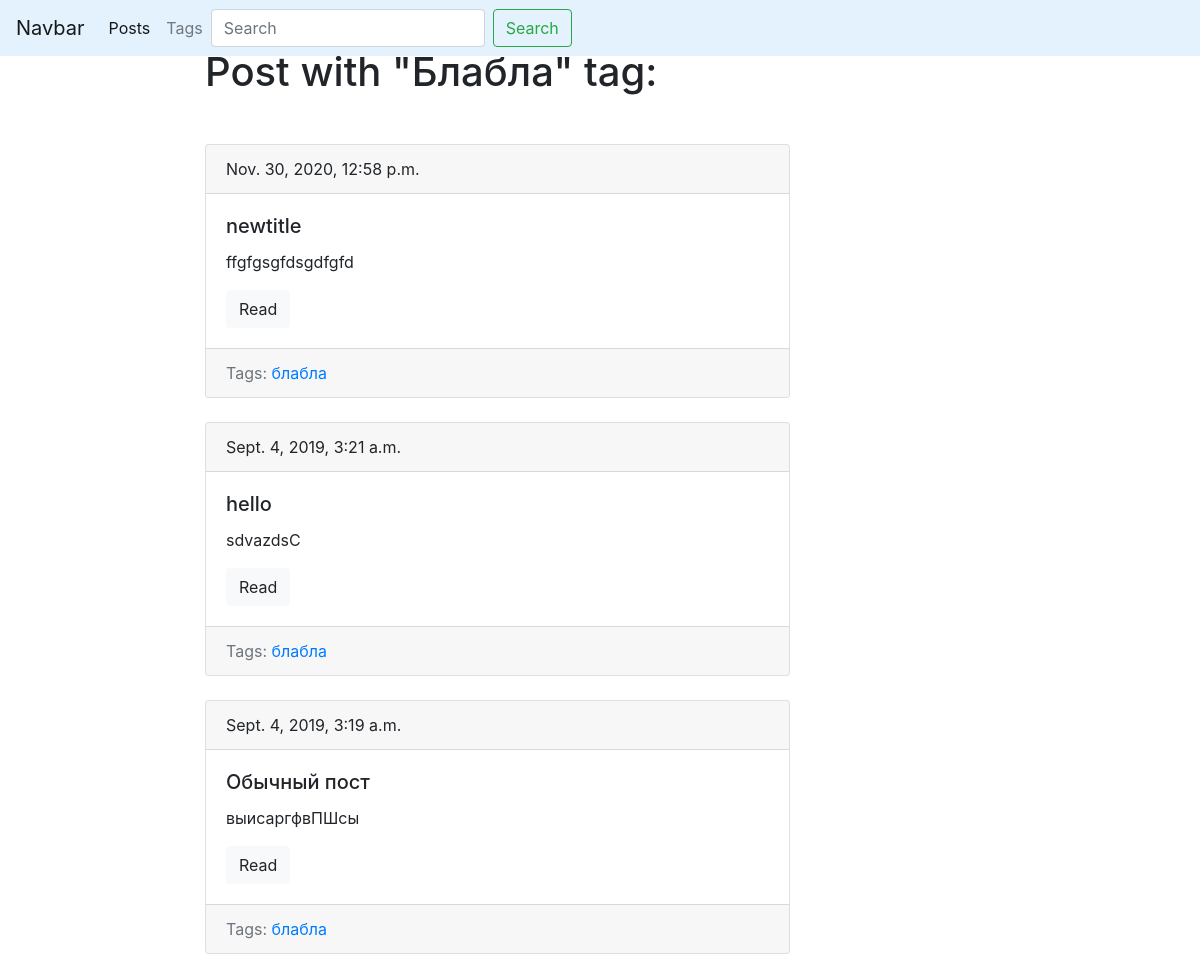
The page /blog/tag/bj1111/ on the database its author committed.
### blog/models.py (models this page shows, shortened)
class Tag(models.Model):
    title = models.CharField(max_length=50)
    slug = models.SlugField(max_length=50, unique=True)
    def get_absolute_url(self):
        return reverse('tag_detail_url', kwargs={'slug': self.slug})
    class Meta:
        ordering = ['title']

class Post(models.Model):
    title = models.CharField(max_length=150, db_index=True)
    slug = models.SlugField(max_length=150, blank=True, unique=True)
    body = models.TextField(blank=True, db_index=True)
    tags = models.ManyToManyField('Tag', blank=True, related_name='posts')
    date_pub = models.DateTimeField(auto_now_add=True)
    def get_absolute_url(self):
        return reverse('post_detail_url', kwargs={'slug': self.slug})
    class Meta:
        ordering = ['-date_pub']

### blog/views.py (the view)
# urls.py: path('tag/<str:slug>/', TagDetail.as_view(), name='tag_detail_url'),
class TagDetail(ObjectDetailMixin, View):
    model = Tag
    template = 'blog/tag_detail.html'

### blog/utils.py (called while the page is built)
    def get(self, request, slug):
        obj = get_object_or_404(self.model, slug__iexact=slug)
        return render(request, self.template,
        context={self.model.__name__.lower(): obj, 'admin_object': obj, 'detail':True})

### blog/templates/blog/tag_detail.html (shortened to what this page needs)
{% extends 'blog/base_blog.html' %}
{% block content %}
 <h1 class="mb-5">Post with "{{ tag.title|title }}" tag:</h1>
   {% for post in tag.posts.all %}
      {% include 'blog/includes/post_card_template.html' %}
   {% endfor %}
{% endblock %}

### blog/templates/blog/base_blog.html (shortened to what this page needs)
{% extends 'base.html' %}

### templates/base.html (shortened to what this page needs)
{% load static %}
<!DOCTYPE html>
<html lang="en">
<head>
      <link rel="stylesheet" href="https://stackpath.bootstrapcdn.com/bootstrap/4.3.1/css/bootstrap.min.css"
>
      <link rel="stylesheet" href="{% static 'css/styles.css' %}">
</head>
<body>
  <header class="site-header">
      <nav class="navbar navbar-expand-lg navbar-light fixed-top" style="background-color: #e3f2fd;">
        <a class="navbar-brand" href="#">Navbar</a>
        <div class="collapse navbar-collapse" id="navbarSupportedContent">
          <ul class="navbar-nav mr-auto">
            <li class="nav-item active">
              <a class="nav-link" href="{% url 'posts_list_url' %}">Posts</a>
            </li>
            <li class="nav-item">
              <a class="nav-link" href="{% url 'tags_list_url' %}">Tags</a>
            </li>
          <form class="form-inline my-2 my-lg-0" action="{% url 'posts_list_url' %}">
            <input class="form-control mr-sm-2" type="search" placeholder="Search" aria-label="Search" name="search">
            <button class="btn btn-outline-success my-2 my-sm-0" type="submit">Search</button>
          </form>
        </div>
      </nav>
  </header>
     <div class="countainer mt-5">
         <div class="row">
            <div class="col-6 offset-md-2">
              {% block content %}{% endblock %}
           </div>
          </div>
        </div>
</body>
</html>

### blog/templates/blog/includes/post_card_template.html
<div class="card mb-4">
  <div class="card-header">
      {{ post.date_pub }}
  </div>
  <div class="card-body">
    <h5 class="card-title">{{ post.title }}</h5>
    <p class="card-text">{{ post.body|truncatewords:15 }}</p>
    <a href="{{ post.get_absolute_url }}" class="btn btn-light">Read</a>
  </div>
  <div class="card-footer text-muted">
      Tags:
      {% for tag in post.tags.all %}
          <a href="{{ tag.get_absolute_url }}">{{ tag.title }}</a>
      {% endfor %}
  </div>
</div>

### rows shown on the page
Tag: title "Блабла", title "блабла"
Post: date_pub "Nov. 30, 2020, 12:58 p.m.", title "newtitle", body "ffgfgsgfdsgdfgfd"
Post: date_pub "Sept. 4, 2019, 3:21 a.m.", title "hello", body "sdvazdsC"
Post: date_pub "Sept. 4, 2019, 3:19 a.m.", title "Обычный пост", body "выисаргфвПШсы"
